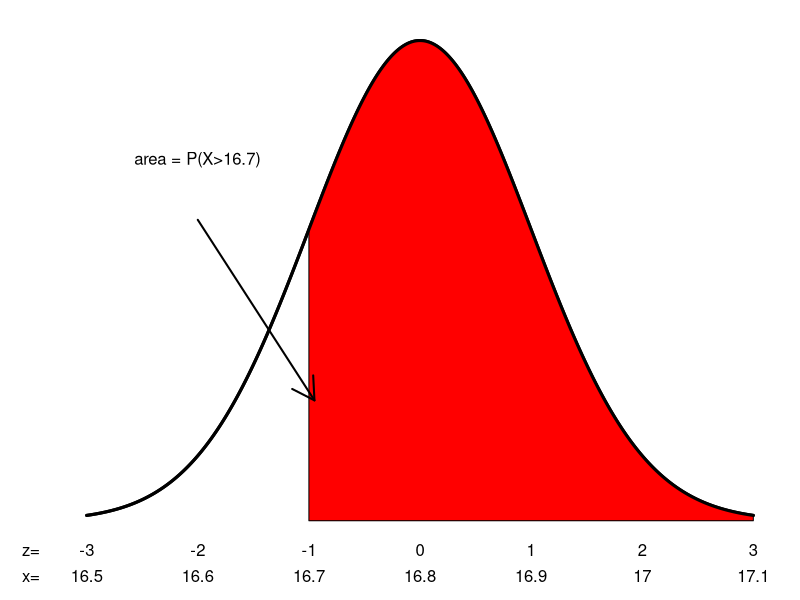

The R source for this figure:
pdf("sketch1.pdf", width=6, height=2)
par(mar=c(3,3,1,1))
xs = seq(-3,3,length=1000)

ys = dnorm(xs)

plot(xs, ys, 'l',xlim = c(-3,3), ylim = c(0,0.4),
     ann=FALSE,xaxt="n",yaxt="n",
     lwd=3,bty='n')
#mtext("z",side=1,at=-0.5)
mtext(c("-3","-2","-1","0","1","2","3"),side=1,at=-3:3)
mtext(c("z="),side=1,at=-3.5)
mtext(c("x="),line=1.3,side=1,at=-3.5)
mtext(c("16.5","16.6","16.7","16.8","16.9","17","17.1"),line=1.3,side=1,at=-3:3)
#mtext(c("-3","0","3"),side=1,at=c(-3,0,3))
polygon(c(xs[xs>=-1], 3, -1),c(ys[xs>=-1], 0, 0), col="red")

lines(xs, ys, 'l', lwd=3)

arrows(-2,0.25,-0.95,0.1,lwd=2,code=2)
text(-2.0,0.3,label="area = P(X>16.7)")
